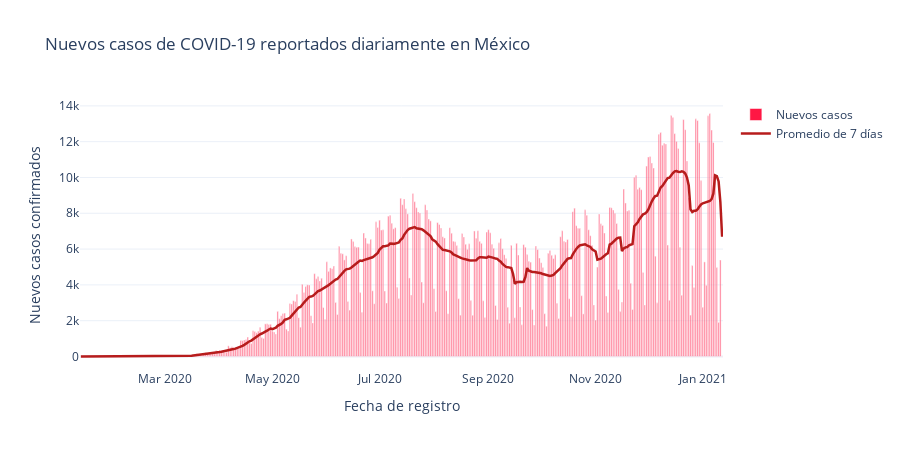
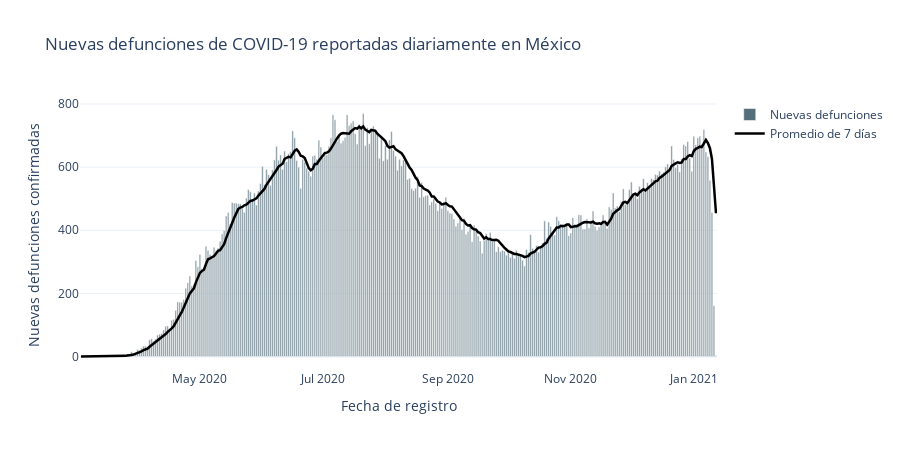

Notebook code cell kept with these figures, in order:
### Code cell
# fig_bar1_conf = px.bar(x =confirmados_por_fecha["fecha_ingreso"], y = confirmados_por_fecha["confirmados"], 
    
#                     labels= dict(x = "Fecha de registro", y = "Nuevos casos confirmados"), title="Nuevos casos de COVID-19 reportados diariamente", width = 900)
#fig_bar1_conf.update_traces( marker = dict(color = "#ff1744", opacity = 0.6))
# fig_bar2_def = px.bar(x = defunciones_por_fecha["fecha_defuncion"], y = defunciones_por_fecha["defunciones"],
#                         labels = dict(x = "Fecha de defunción", y = "Defunciones"), title = "Nuevas defunciones por COVID-19 reportadas diariamente", width = 900)

# fig_bar2_def.update_traces(marker = dict(color = "black"))

# Bar plots for confirmed and death cases ...
def show_confirmed_cases(x_vect,y_vect, region, anomalia):

    if anomalia == True:
        h = 600
        w = 1000
    else:
        h = 450
        w = 900

    fig_bar1 = go.Figure()
    fig_bar1.add_trace(go.Bar(x = x_vect, y = y_vect, 
                                marker = dict(color = "#ff1744", opacity = 0.6 ), name = "Nuevos casos"))
    #Average of seven days curve ...                             
    fig_bar1.add_trace(go.Scatter(x = x_vect, y =  average_of_seven_days(y_vect),
                                        mode = "lines", line = dict(color = "#b71c1c", width = 2.5), name = "Promedio de 7 días"))
    #custom layout
    fig_bar1.update_xaxes(title = "Fecha de registro",spikethickness= .4)
    fig_bar1.update_yaxes(title = "Nuevos casos confirmados")
    fig_bar1.update_layout(width = w, height = h, hovermode = "x unified", title = "Nuevos casos de COVID-19 reportados diariamente en " + region)
    #Showing figure ... 
    fig_bar1.show()

def show_deaths(x_vect,y_vect,region, anomalia):
    
    if anomalia == True:
        h = 600
        w = 1000
    else:
        h = 450
        w = 900
    # Death cases ...
    fig_bar2 = go.Figure()
    fig_bar2.add_trace(go.Bar(x = x_vect, y = y_vect,
                                marker = dict(color = "#546e7a", opacity = 0.75), name = "Nuevas defunciones"))
    #Average of seven days curve ...                         
    fig_bar2.add_trace(go.Scatter(x = x_vect, y =average_of_seven_days(y_vect, threshold = 2500),
                                        mode = "lines", line = dict(color = "black", width = 2.5), name = "Promedio de 7 días"))
    #custom layout
    fig_bar2.update_xaxes(title = "Fecha de registro",spikethickness= .4)
    fig_bar2.update_yaxes(title = "Nuevas defunciones confirmadas")
    fig_bar2.update_layout(width = w, height = h, hovermode = "x unified", title = "Nuevas defunciones de COVID-19 reportadas diariamente en " + region)
    #Showing figure ...
    fig_bar2.show()

show_confirmed_cases(confirmados_por_fecha["fecha_ingreso"],confirmados_por_fecha["confirmados"], "México", False)
show_deaths(defunciones_por_fecha["fecha_defuncion"],defunciones_por_fecha["defunciones"],"México", False)

### Figure 1 — Plotly figure (JSON) as saved in the notebook; plotly's stock layout.template omitted (floating-point values rounded to 4 significant figures; data arrays with more than 128 entries replaced by an {"elided": "..."} marker saying what was removed)
{"data": [{"marker": {"color": "#ff1744", "opacity": 0.6}, "name": "Nuevos casos", "type": "bar", "x": {"elided": "325 str values"}, "y": {"elided": "325 int values"}}, {"line": {"color": "#b71c1c", "width": 2.5}, "mode": "lines", "name": "Promedio de 7 días", "type": "scatter", "x": {"elided": "325 str values"}, "y": {"elided": "325 int values"}}], "layout": {"height": 450, "hovermode": "x unified", "title": {"text": "Nuevos casos de COVID-19 reportados diariamente en México"}, "width": 900, "xaxis": {"spikethickness": 0.4, "title": {"text": "Fecha de registro"}}, "yaxis": {"title": {"text": "Nuevos casos confirmados"}}}}

### Figure 2 — Plotly figure (JSON) as saved in the notebook; plotly's stock layout.template omitted (floating-point values rounded to 4 significant figures; data arrays with more than 128 entries replaced by an {"elided": "..."} marker saying what was removed)
{"data": [{"marker": {"color": "#546e7a", "opacity": 0.75}, "name": "Nuevas defunciones", "type": "bar", "x": {"elided": "302 str values"}, "y": {"elided": "302 int values"}}, {"line": {"color": "black", "width": 2.5}, "mode": "lines", "name": "Promedio de 7 días", "type": "scatter", "x": {"elided": "302 str values"}, "y": {"elided": "302 int values"}}], "layout": {"height": 450, "hovermode": "x unified", "title": {"text": "Nuevas defunciones de COVID-19 reportadas diariamente en México"}, "width": 900, "xaxis": {"spikethickness": 0.4, "title": {"text": "Fecha de registro"}}, "yaxis": {"title": {"text": "Nuevas defunciones confirmadas"}}}}
